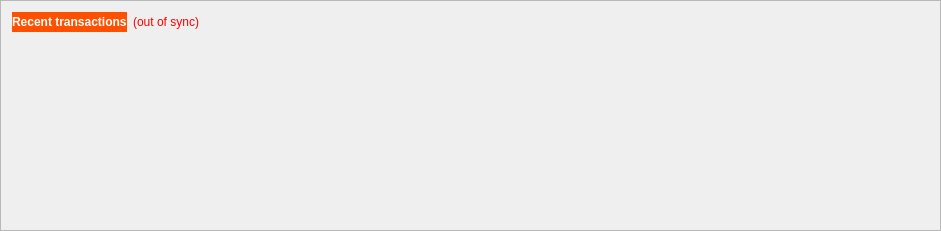
  <widget class="QFrame" name="frame_2">
   <property name="geometry">
    <rect>
     <x>10</x>
     <y>280</y>
     <width>941</width>
     <height>231</height>
    </rect>
   </property>
   <property name="palette">
    <palette>
     <active>
      <colorrole role="WindowText">
       <brush brushstyle="SolidPattern">
        <color alpha="255">
         <red>255</red>
         <green>255</green>
         <blue>255</blue>
        </color>
       </brush>
      </colorrole>
      <colorrole role="Dark">
       <brush brushstyle="SolidPattern">
        <color alpha="255">
         <red>178</red>
         <green>178</green>
         <blue>178</blue>
        </color>
       </brush>
      </colorrole>
      <colorrole role="Mid">
       <brush brushstyle="SolidPattern">
        <color alpha="255">
         <red>178</red>
         <green>178</green>
         <blue>178</blue>
        </color>
       </brush>
      </colorrole>
      <colorrole role="Text">
       <brush brushstyle="SolidPattern">
        <color alpha="255">
         <red>255</red>
         <green>255</green>
         <blue>255</blue>
        </color>
       </brush>
      </colorrole>
      <colorrole role="ButtonText">
       <brush brushstyle="SolidPattern">
        <color alpha="255">
         <red>255</red>
         <green>255</green>
         <blue>255</blue>
        </color>
       </brush>
      </colorrole>
      <colorrole role="HighlightedText">
       <brush brushstyle="SolidPattern">
        <color alpha="255">
         <red>255</red>
         <green>255</green>
         <blue>255</blue>
        </color>
       </brush>
      </colorrole>
     </active>
     <inactive>
      <colorrole role="WindowText">
       <brush brushstyle="SolidPattern">
        <color alpha="255">
         <red>255</red>
         <green>255</green>
         <blue>255</blue>
        </color>
       </brush>
      </colorrole>
      <colorrole role="Dark">
       <brush brushstyle="SolidPattern">
        <color alpha="255">
         <red>178</red>
         <green>178</green>
         <blue>178</blue>
        </color>
       </brush>
      </colorrole>
      <colorrole role="Mid">
       <brush brushstyle="SolidPattern">
        <color alpha="255">
         <red>178</red>
         <green>178</green>
         <blue>178</blue>
        </color>
       </brush>
      </colorrole>
      <colorrole role="Text">
       <brush brushstyle="SolidPattern">
        <color alpha="255">
         <red>255</red>
         <green>255</green>
         <blue>255</blue>
        </color>
       </brush>
      </colorrole>
      <colorrole role="ButtonText">
       <brush brushstyle="SolidPattern">
        <color alpha="255">
         <red>255</red>
         <green>255</green>
         <blue>255</blue>
        </color>
       </brush>
      </colorrole>
      <colorrole role="HighlightedText">
       <brush brushstyle="SolidPattern">
        <color alpha="255">
         <red>255</red>
         <green>255</green>
         <blue>255</blue>
        </color>
       </brush>
      </colorrole>
     </inactive>
     <disabled>
      <colorrole role="WindowText">
       <brush brushstyle="SolidPattern">
        <color alpha="255">
         <red>255</red>
         <green>255</green>
         <blue>255</blue>
        </color>
       </brush>
      </colorrole>
      <colorrole role="Dark">
       <brush brushstyle="SolidPattern">
        <color alpha="255">
         <red>178</red>
         <green>178</green>
         <blue>178</blue>
        </color>
       </brush>
      </colorrole>
      <colorrole role="Mid">
       <brush brushstyle="SolidPattern">
        <color alpha="255">
         <red>178</red>
         <green>178</green>
         <blue>178</blue>
        </color>
       </brush>
      </colorrole>
      <colorrole role="Text">
       <brush brushstyle="SolidPattern">
        <color alpha="255">
         <red>255</red>
         <green>255</green>
         <blue>255</blue>
        </color>
       </brush>
      </colorrole>
      <colorrole role="ButtonText">
       <brush brushstyle="SolidPattern">
        <color alpha="255">
         <red>255</red>
         <green>255</green>
         <blue>255</blue>
        </color>
       </brush>
      </colorrole>
      <colorrole role="HighlightedText">
       <brush brushstyle="SolidPattern">
        <color alpha="255">
         <red>255</red>
         <green>255</green>
         <blue>255</blue>
        </color>
       </brush>
      </colorrole>
     </disabled>
    </palette>
   </property>
   <property name="autoFillBackground">
    <bool>true</bool>
   </property>
   <property name="frameShape">
    <enum>QFrame::StyledPanel</enum>
   </property>
   <property name="frameShadow">
    <enum>QFrame::Raised</enum>
   </property>
   <layout class="QVBoxLayout" name="verticalLayout">
    <item>
     <layout class="QHBoxLayout" name="horizontalLayout_2">
      <item>
       <widget class="QLabel" name="label_4">
        <property name="autoFillBackground">
         <bool>false</bool>
        </property>
        <property name="styleSheet">
         <string notr="true">background-color: rgb(255, 80, 0);</string>
        </property>
        <property name="text">
         <string>&lt;html&gt;&lt;head/&gt;&lt;body&gt;&lt;p&gt;&lt;span style=&quot; font-weight:600; color:#ffffff;&quot;&gt;Recent transactions&lt;/span&gt;&lt;/p&gt;&lt;/body&gt;&lt;/html&gt;</string>
        </property>
       </widget>
      </item>
      <item>
       <widget class="QLabel" name="labelTransactionsStatus">
        <property name="palette">
         <palette>
          <active>
           <colorrole role="WindowText">
            <brush brushstyle="SolidPattern">
             <color alpha="255">
              <red>255</red>
              <green>0</green>
              <blue>0</blue>
             </color>
            </brush>
           </colorrole>
           <colorrole role="Button">
            <brush brushstyle="SolidPattern">
             <color alpha="255">
              <red>178</red>
              <green>178</green>
              <blue>178</blue>
             </color>
            </brush>
           </colorrole>
           <colorrole role="Dark">
            <brush brushstyle="SolidPattern">
             <color alpha="255">
              <red>178</red>
              <green>178</green>
              <blue>178</blue>
             </color>
            </brush>
           </colorrole>
           <colorrole role="Text">
            <brush brushstyle="SolidPattern">
             <color alpha="255">
              <red>255</red>
              <green>0</green>
              <blue>0</blue>
             </color>
            </brush>
           </colorrole>
           <colorrole role="ButtonText">
            <brush brushstyle="SolidPattern">
             <color alpha="255">
              <red>255</red>
              <green>0</green>
              <blue>0</blue>
             </color>
            </brush>
           </colorrole>
          </active>
          <inactive>
           <colorrole role="WindowText">
            <brush brushstyle="SolidPattern">
             <color alpha="255">
              <red>255</red>
              <green>0</green>
              <blue>0</blue>
             </color>
            </brush>
           </colorrole>
           <colorrole role="Button">
            <brush brushstyle="SolidPattern">
             <color alpha="255">
              <red>178</red>
              <green>178</green>
              <blue>178</blue>
             </color>
            </brush>
           </colorrole>
           <colorrole role="Dark">
            <brush brushstyle="SolidPattern">
             <color alpha="255">
              <red>178</red>
              <green>178</green>
              <blue>178</blue>
             </color>
            </brush>
           </colorrole>
           <colorrole role="Text">
            <brush brushstyle="SolidPattern">
             <color alpha="255">
              <red>255</red>
              <green>0</green>
              <blue>0</blue>
             </color>
            </brush>
           </colorrole>
           <colorrole role="ButtonText">
            <brush brushstyle="SolidPattern">
             <color alpha="255">
              <red>255</red>
              <green>0</green>
              <blue>0</blue>
             </color>
            </brush>
           </colorrole>
          </inactive>
          <disabled>
           <colorrole role="WindowText">
            <brush brushstyle="SolidPattern">
             <color alpha="255">
              <red>255</red>
              <green>0</green>
              <blue>0</blue>
             </color>
            </brush>
           </colorrole>
           <colorrole role="Button">
            <brush brushstyle="SolidPattern">
             <color alpha="255">
              <red>178</red>
              <green>178</green>
              <blue>178</blue>
             </color>
            </brush>
           </colorrole>
           <colorrole role="Dark">
            <brush brushstyle="SolidPattern">
             <color alpha="255">
              <red>178</red>
              <green>178</green>
              <blue>178</blue>
             </color>
            </brush>
           </colorrole>
           <colorrole role="Text">
            <brush brushstyle="SolidPattern">
             <color alpha="255">
              <red>255</red>
              <green>0</green>
              <blue>0</blue>
             </color>
            </brush>
           </colorrole>
           <colorrole role="ButtonText">
            <brush brushstyle="SolidPattern">
             <color alpha="255">
              <red>255</red>
              <green>0</green>
              <blue>0</blue>
             </color>
            </brush>
           </colorrole>
          </disabled>
         </palette>
        </property>
        <property name="toolTip">
         <string>The displayed information may be out of date. Your wallet automatically synchronizes with the Moodcoin network after a connection is established, but this process has not completed yet.</string>
        </property>
        <property name="autoFillBackground">
         <bool>false</bool>
        </property>
        <property name="styleSheet">
         <string notr="true">QLabel { color: red; }
background-color: rgb(255, 80, 0);</string>
        </property>
        <property name="text">
         <string notr="true">(out of sync)</string>
        </property>
        <property name="alignment">
         <set>Qt::AlignRight|Qt::AlignTrailing|Qt::AlignVCenter</set>
        </property>
       </widget>
      </item>
      <item>
       <spacer name="horizontalSpacer">
        <property name="autoFillBackground">
         <bool>true</bool>
        </property>
        <property name="orientation">
         <enum>Qt::Horizontal</enum>
        </property>
        <property name="sizeHint" stdset="0">
         <size>
          <width>40</width>
          <height>20</height>
         </size>
        </property>
       </spacer>
      </item>
     </layout>
    </item>
    <item>
     <widget class="QListView" name="listTransactions">
      <property name="palette">
       <palette>
        <active>
         <colorrole role="WindowText">
          <brush brushstyle="SolidPattern">
           <color alpha="255">
            <red>255</red>
            <green>255</green>
            <blue>255</blue>
           </color>
          </brush>
         </colorrole>
         <colorrole role="Button">
          <brush brushstyle="SolidPattern">
           <color alpha="0">
            <red>0</red>
            <green>0</green>
            <blue>0</blue>
           </color>
          </brush>
         </colorrole>
         <colorrole role="Light">
          <brush brushstyle="SolidPattern">
           <color alpha="255">
            <red>255</red>
            <green>255</green>
            <blue>255</blue>
           </color>
          </brush>
         </colorrole>
         <colorrole role="Midlight">
          <brush brushstyle="SolidPattern">
           <color alpha="255">
            <red>178</red>
            <green>178</green>
            <blue>178</blue>
           </color>
          </brush>
         </colorrole>
         <colorrole role="Dark">
          <brush brushstyle="SolidPattern">
           <color alpha="255">
            <red>178</red>
            <green>178</green>
            <blue>178</blue>
           </color>
          </brush>
         </colorrole>
         <colorrole role="Mid">
          <brush brushstyle="SolidPattern">
           <color alpha="255">
            <red>178</red>
            <green>178</green>
            <blue>178</blue>
           </color>
          </brush>
         </colorrole>
         <colorrole role="Text">
          <brush brushstyle="SolidPattern">
           <color alpha="255">
            <red>255</red>
            <green>255</green>
            <blue>255</blue>
           </color>
          </brush>
         </colorrole>
         <colorrole role="ButtonText">
          <brush brushstyle="SolidPattern">
           <color alpha="255">
            <red>255</red>
            <green>255</green>
            <blue>255</blue>
           </color>
          </brush>
         </colorrole>
         <colorrole role="Base">
          <brush brushstyle="NoBrush">
           <color alpha="255">
            <red>0</red>
            <green>0</green>
            <blue>0</blue>
           </color>
          </brush>
         </colorrole>
         <colorrole role="Window">
          <brush brushstyle="SolidPattern">
           <color alpha="0">
            <red>0</red>
            <green>0</green>
            <blue>0</blue>
           </color>
          </brush>
         </colorrole>
         <colorrole role="HighlightedText">
          <brush brushstyle="SolidPattern">
           <color alpha="255">
            <red>255</red>
            <green>255</green>
            <blue>255</blue>
           </color>
          </brush>
         </colorrole>
         <colorrole role="AlternateBase">
          <brush brushstyle="SolidPattern">
           <color alpha="255">
            <red>178</red>
            <green>178</green>
            <blue>178</blue>
           </color>
          </brush>
         </colorrole>
         <colorrole role="NoRole">
          <brush brushstyle="SolidPattern">
           <color alpha="255">
            <red>178</red>
            <green>178</green>
            <blue>178</blue>
           </color>
          </brush>
         </colorrole>
         <colorrole role="ToolTipBase">
          <brush brushstyle="SolidPattern">
           <color alpha="255">
            <red>178</red>
            <green>178</green>
            <blue>178</blue>
           </color>
          </brush>
         </colorrole>
        </active>
        <inactive>
         <colorrole role="WindowText">
          <brush brushstyle="SolidPattern">
           <color alpha="255">
            <red>255</red>
            <green>255</green>
            <blue>255</blue>
           </color>
          </brush>
         </colorrole>
         <colorrole role="Button">
          <brush brushstyle="SolidPattern">
           <color alpha="0">
            <red>0</red>
            <green>0</green>
            <blue>0</blue>
           </color>
          </brush>
         </colorrole>
         <colorrole role="Light">
          <brush brushstyle="SolidPattern">
           <color alpha="255">
            <red>255</red>
            <green>255</green>
            <blue>255</blue>
           </color>
          </brush>
         </colorrole>
         <colorrole role="Midlight">
          <brush brushstyle="SolidPattern">
           <color alpha="255">
            <red>178</red>
            <green>178</green>
            <blue>178</blue>
           </color>
          </brush>
         </colorrole>
         <colorrole role="Dark">
          <brush brushstyle="SolidPattern">
           <color alpha="255">
            <red>178</red>
            <green>178</green>
            <blue>178</blue>
           </color>
          </brush>
         </colorrole>
         <colorrole role="Mid">
          <brush brushstyle="SolidPattern">
           <color alpha="255">
            <red>178</red>
            <green>178</green>
            <blue>178</blue>
           </color>
          </brush>
         </colorrole>
         <colorrole role="Text">
          <brush brushstyle="SolidPattern">
           <color alpha="255">
            <red>255</red>
            <green>255</green>
            <blue>255</blue>
           </color>
          </brush>
         </colorrole>
         <colorrole role="ButtonText">
          <brush brushstyle="SolidPattern">
           <color alpha="255">
            <red>255</red>
            <green>255</green>
            <blue>255</blue>
           </color>
          </brush>
         </colorrole>
         <colorrole role="Base">
          <brush brushstyle="NoBrush">
           <color alpha="255">
            <red>0</red>
            <green>0</green>
            <blue>0</blue>
           </color>
          </brush>
         </colorrole>
         <colorrole role="Window">
          <brush brushstyle="SolidPattern">
           <color alpha="0">
            <red>0</red>
            <green>0</green>
            <blue>0</blue>
           </color>
          </brush>
         </colorrole>
         <colorrole role="HighlightedText">
          <brush brushstyle="SolidPattern">
           <color alpha="255">
            <red>255</red>
            <green>255</green>
            <blue>255</blue>
           </color>
          </brush>
         </colorrole>
         <colorrole role="AlternateBase">
          <brush brushstyle="SolidPattern">
           <color alpha="255">
            <red>178</red>
            <green>178</green>
            <blue>178</blue>
           </color>
          </brush>
         </colorrole>
         <colorrole role="NoRole">
          <brush brushstyle="SolidPattern">
           <color alpha="255">
            <red>178</red>
            <green>178</green>
            <blue>178</blue>
           </color>
          </brush>
         </colorrole>
         <colorrole role="ToolTipBase">
          <brush brushstyle="SolidPattern">
           <color alpha="255">
            <red>178</red>
            <green>178</green>
            <blue>178</blue>
           </color>
          </brush>
         </colorrole>
        </inactive>
        <disabled>
         <colorrole role="WindowText">
          <brush brushstyle="SolidPattern">
           <color alpha="255">
            <red>255</red>
            <green>255</green>
            <blue>255</blue>
           </color>
          </brush>
         </colorrole>
         <colorrole role="Button">
          <brush brushstyle="SolidPattern">
           <color alpha="0">
            <red>0</red>
            <green>0</green>
            <blue>0</blue>
           </color>
          </brush>
         </colorrole>
         <colorrole role="Light">
          <brush brushstyle="SolidPattern">
           <color alpha="255">
            <red>255</red>
            <green>255</green>
            <blue>255</blue>
           </color>
          </brush>
         </colorrole>
         <colorrole role="Midlight">
          <brush brushstyle="SolidPattern">
           <color alpha="255">
            <red>178</red>
            <green>178</green>
            <blue>178</blue>
           </color>
          </brush>
         </colorrole>
         <colorrole role="Dark">
          <brush brushstyle="SolidPattern">
           <color alpha="255">
            <red>178</red>
            <green>178</green>
            <blue>178</blue>
           </color>
          </brush>
         </colorrole>
         <colorrole role="Mid">
          <brush brushstyle="SolidPattern">
           <color alpha="255">
            <red>178</red>
            <green>178</green>
            <blue>178</blue>
           </color>
          </brush>
         </colorrole>
         <colorrole role="Text">
          <brush brushstyle="SolidPattern">
           <color alpha="255">
            <red>255</red>
            <green>255</green>
            <blue>255</blue>
           </color>
          </brush>
         </colorrole>
         <colorrole role="ButtonText">
          <brush brushstyle="SolidPattern">
           <color alpha="255">
            <red>255</red>
            <green>255</green>
            <blue>255</blue>
           </color>
          </brush>
         </colorrole>
         <colorrole role="Base">
          <brush brushstyle="NoBrush">
           <color alpha="255">
            <red>0</red>
            <green>0</green>
            <blue>0</blue>
           </color>
          </brush>
         </colorrole>
         <colorrole role="Window">
          <brush brushstyle="SolidPattern">
           <color alpha="0">
            <red>0</red>
            <green>0</green>
            <blue>0</blue>
           </color>
          </brush>
         </colorrole>
         <colorrole role="HighlightedText">
          <brush brushstyle="SolidPattern">
           <color alpha="255">
            <red>255</red>
            <green>255</green>
            <blue>255</blue>
           </color>
          </brush>
         </colorrole>
         <colorrole role="AlternateBase">
          <brush brushstyle="SolidPattern">
           <color alpha="255">
            <red>178</red>
            <green>178</green>
            <blue>178</blue>
           </color>
          </brush>
         </colorrole>
         <colorrole role="NoRole">
          <brush brushstyle="SolidPattern">
           <color alpha="255">
            <red>178</red>
            <green>178</green>
            <blue>178</blue>
           </color>
          </brush>
         </colorrole>
         <colorrole role="ToolTipBase">
          <brush brushstyle="SolidPattern">
           <color alpha="255">
            <red>178</red>
            <green>178</green>
            <blue>178</blue>
           </color>
          </brush>
         </colorrole>
        </disabled>
       </palette>
      </property>
      <property name="autoFillBackground">
       <bool>true</bool>
      </property>
      <property name="styleSheet">
       <string notr="true">QListView { background: transparent; }</string>
      </property>
      <property name="frameShape">
       <enum>QFrame::NoFrame</enum>
      </property>
      <property name="verticalScrollBarPolicy">
       <enum>Qt::ScrollBarAlwaysOff</enum>
      </property>
      <property name="horizontalScrollBarPolicy">
       <enum>Qt::ScrollBarAlwaysOff</enum>
      </property>
      <property name="selectionMode">
       <enum>QAbstractItemView::NoSelection</enum>
      </property>
     </widget>
    </item>
   </layout>
  </widget>
